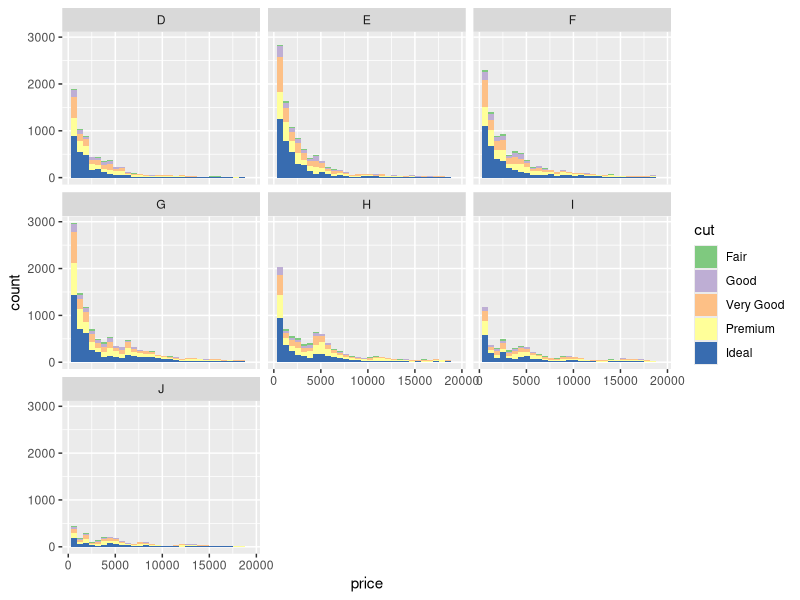

Here is the R script that generated this plot:
# Create a histogram of diamond prices.
# Facet the histogram by diamond color
# and use cut to color the histogram bars.

# The plot should look something like this.
# http://i.imgur.com/b5xyrOu.jpg

# Note: In the link, a color palette of type
# 'qual' was used to color the histogram using
# scale_fill_brewer(type = 'qual')

# This assignment is not graded and
# will be marked as correct when you submit.

# ENTER YOUR CODE BELOW THIS LINE
# ===========================================
library(ggplot2)
data("diamonds")

ggplot(data = diamonds, aes(x = price, fill = cut)) +
    geom_histogram() +
    scale_fill_brewer(type = 'qual') +
    facet_wrap(~ color)
